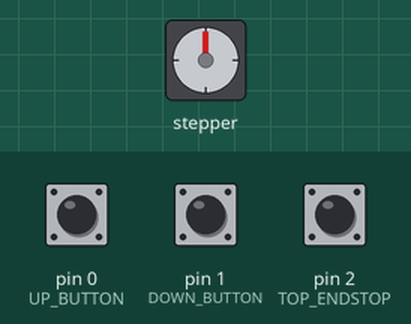
Recording of a sketch running on a simulated Arduino Uno, built with avr-gcc and run on an emulated ATmega328P. On the bench: stepper motor. Inputs (shaded band) come from the test bench; at power-on: pin 0 (UP_BUTTON) LOW, pin 1 (DOWN_BUTTON) LOW, pin 2 (TOP_ENDSTOP) LOW. Stepper angles assume 200 steps per turn.

Above: at 1.2 s.
1.3 s: pin 0 (UP_BUTTON) pulled HIGH for 1 s
At 3.3 s:
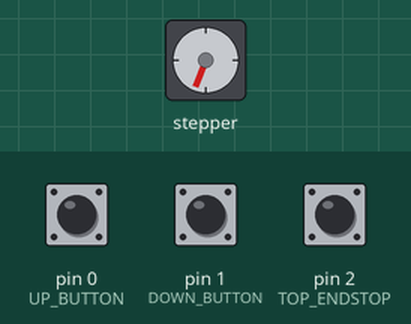
3.8 s: pin 1 (DOWN_BUTTON) pulled HIGH for 3.2 s
At 8.0 s:
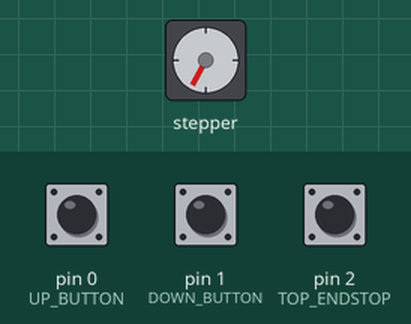
8.5 s: pin 1 (DOWN_BUTTON) pulled HIGH for 0.15 s
At 9.8 s:
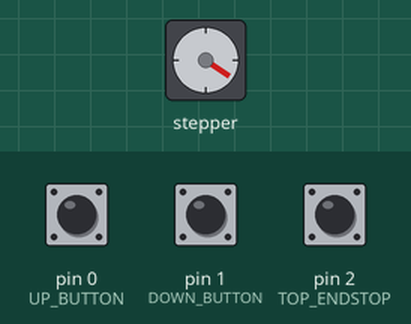
10.1 s: pin 1 (DOWN_BUTTON) pulled HIGH for 3.2 s
At 14.0 s:
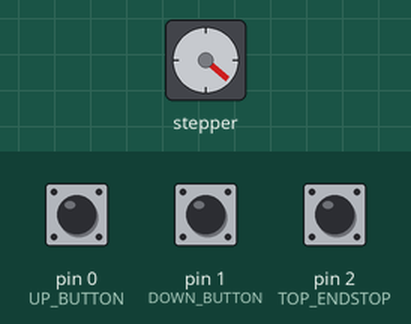
14.8 s: pin 0 (UP_BUTTON) pulled HIGH for 0.15 s
At 15.9 s:
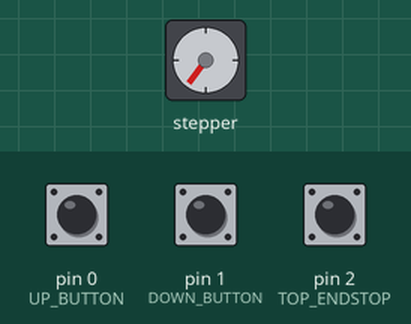
Timing chart, 0 to 17.4 s (numbered marks = the images above; inputs shaded):
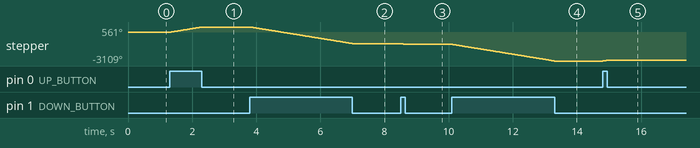

The sketch:

Simple_Stage.ino
```cpp
// Include the required libraries
 #include <Wire.h>
#include <Adafruit_MotorShield.h>
#include "utility/Adafruit_PWMServoDriver.h"

// Define constants for the input pins
#define UP_BUTTON 0
#define DOWN_BUTTON 1
#define TOP_ENDSTOP 2
#define BOTTOM_ENDSTOP 3

// Create the motor shield object
 Adafruit_MotorShield AFMS = Adafruit_MotorShield();

// Create the stepper motor object
 Adafruit_StepperMotor *myMotor = AFMS.getStepper(200, 2);

void setup()
{
// Create the link to the motor shield at the default frequency (1Hz)
AFMS.begin();

// Set the speed of the motor in rpm
myMotor->setSpeed(100);

// Set up inputs
pinMode(UP_BUTTON, INPUT);
pinMode(DOWN_BUTTON, INPUT);
pinMode(TOP_ENDSTOP, INPUT);
pinMode(BOTTOM_ENDSTOP, INPUT);

}

void loop()
{
  // Get the current states of the buttons
  bool up_pressed = digitalRead(UP_BUTTON);
  bool down_pressed = digitalRead(DOWN_BUTTON);

  // If both buttons are pressed, do nothing
  if(up_pressed && down_pressed)
    return;

  // If the up button is pressed and the stage hasn't
  // reached the endstop, go up
  if(up_pressed && !digitalRead(TOP_ENDSTOP))
    myMotor->step(1, FORWARD, DOUBLE);

  // If the down button is pressed and the stage hasn't
  // reached the endstop, go up
  if(down_pressed && !digitalRead(TOP_ENDSTOP))
    myMotor->step(1, BACKWARD, DOUBLE);
}
```

Measured:
- after the input at 1.3 s, stepper: turns 561° clockwise in 1.0 s, starting at once
- after the input at 3.8 s, stepper: turns 1793° counter-clockwise in 3.2 s, starting at once
- after the input at 8.5 s, stepper: turns 84° counter-clockwise in 0.15 s, starting at once
- after the input at 10.1 s, stepper: turns 1793° counter-clockwise in 3.2 s, starting at once
- after the input at 14.8 s, stepper: turns 85° clockwise in 0.15 s, starting at once
